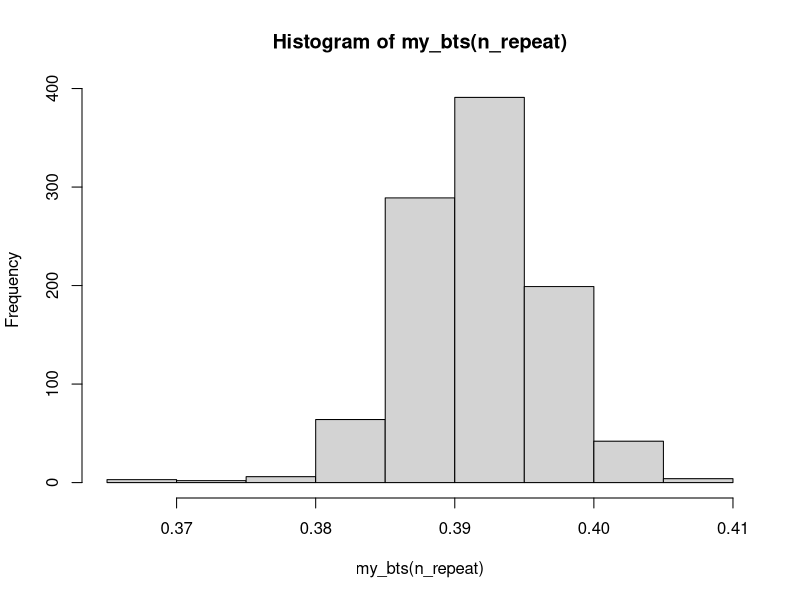

Reproduce this figure in R. (Note: this script raises an error after producing the figure.)
## ---- chunk 1
# Problem A
# Sample size
n <- 10000
# Pre-allocate memory for storing random samples
X <- rep(NA, n)
Y <- rep(NA, n)
prob <- NA
# For reproducibility
set.seed(777)
# Simple Monte Carlo function to calculate probability Pr(X > Y)
# Input:
#  X - samples from normal distribution,
#  Y - samples from uniform distribution.
# Output:
#  prob - probability Pr(X > Y).
my_mc <- function(n) {
  # Generate samples with given boundaries
  X <- rnorm(n, mean = 4, sd = sqrt(10))
  Y <- runif(n, min = 2, max = 8)
  # Check how many x variables are greater than y variables
  # http://ditraglia.com/Econ103Public/Rtutorials/Rtutorial4.html
  prob <- sum(X > Y) / length(X + Y)
  # I wouldn't use return command normally in this place, since the Tidyverse
  # Style Guide advice against it, unless I wanted the return earlier in the 
  # function. However, I have heard this sometimes gets penalised at the 
  # university, hence, the return command at the end of the function.
  return(prob)
}
## ---- chunk 2
my_mc(n)
## ---- chunk 3
# Bootstrapping to derive the sampling distribution of Pr(X > Y)
# Sample size
n_repeat <- 1000
# Pre-allocate memory for storing results
boot_res <- rep(NA, n_repeat)
prob_res <- rep(NA, n_repeat)
# For reproducibility
set.seed(555)
# Loop across all samples
# Output:
#  boot_res - store vector of the Pr(X > Y) distribution.
my_bts <- function(n_repeat) {
  for (i in seq(n_repeat)) {
  prob_res[i] <- my_mc(n)
  }
  # Resample with replacement
  boot_res <- sample(x = prob_res, size = n_repeat, replace = TRUE)
  # Store results
  return(boot_res)
}
## ---- chunk 4
# Plot the bootstrap results
hist(my_bts(n_repeat))
## ---- chunk 5
# Bootstrap variance changes when sample size for Monte Carlo simulation is
# 500, 5000, 20000. Minimum recommended - 5k, max recommended - 20k.
n <- 500
ggplot() + 
  aes(my_bts(n_repeat)) + 
  geom_histogram(colour = "firebrick", fill = "white", bins = 40) +
  xlab("Bootstrap Values") +
  ylab("Count") +
  ggtitle("Bootstrap Values With 500 Monte Carlo Simulations") +
  theme_minimal()

n <- 5000
ggplot() + 
  aes(my_bts(n_repeat)) + 
  geom_histogram(colour = "firebrick", fill = "white", bins = 40) +
  xlab("Bootstrap Values") +
  ylab("Count") +
  ggtitle("Bootstrap Values With 5000 Monte Carlo Simulations") +
  theme_minimal()

n <- 20000
ggplot() + 
  aes(my_bts(n_repeat)) + 
  geom_histogram(colour = "firebrick", fill = "white", bins = 40) +
  xlab("Bootstrap Values") +
  ylab("Count") +
  ggtitle("Bootstrap Values With 20000 Monte Carlo Simulations") +
  theme_minimal()
## ---- chunk 6
# Count number of games the team needs to play to win or loose the match.
# The team needs to accrue 7 wins or 3 losses (no draws). 
# Pre-allocate memory
games <- NA
wins <- 0
losses <- 0
# To check the distribution
n_reps <- 10000
# For reproducibility
set.seed(333)
# Input:
#  w - wins to finish the match,
#  l - losses to finish the match.
# Output:
#  game_n - number of games played for the match to be finished.
tournament <- function(w, l, n_reps) {
  w <- 7
  l <- 3
  # Pre-allocated memory
  game_n <- rep(NA, n_reps)
  # Looping through samples of winning (w) or loosing (l)
  for (i in 1:n_reps) {
  outcome <- sample(x = c("w", "l"), size = 3, replace = TRUE)
  # Looping while the outcome of the game reaches w or l value
  while (all(c((sum(outcome == "w") < w), (sum(outcome == "l") < l)))) {
    outcome <- c(outcome, sample(x = c("w", "l"), size = 1, replace = TRUE))
  }
  # Store number of games played when match is over
  game_n[i] <- length(outcome)
  }
  return(game_n)
}
## ---- chunk 7
# Plot how the total number of matches played (i.e. wins + losses) varies as a 
# function of p.
tournament_plot <- data_frame(val = tournament(w, l, n_reps)) %>%
  ggplot(., aes(val)) + 
  xlab("Number of Games Played") +
  ylab("Count") +
  ggtitle("Games Played to Finish The Match") +
  theme_minimal() +
  geom_bar(colour = "firebrick", fill = "white")
